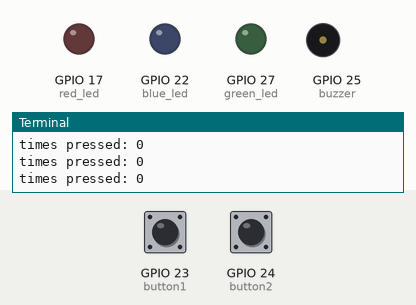
This program was run on a simulated Raspberry Pi (BCM pin numbers). Shown: output pins drawn as LEDs (lit = HIGH), buzzer (waves = sounding, pin HIGH), the last lines printed to the terminal. Inputs (shaded band) come from the test bench; at power-on: GPIO 23 (button1) HIGH, GPIO 24 (button2) HIGH. The clock reads 2024-03-15 10:24:30 at power-on unless the program sets it.

Above: at 1.2 s.
1.3 s: GPIO 23 (button1) pulled LOW for 0.15 s
At 1.9 s:
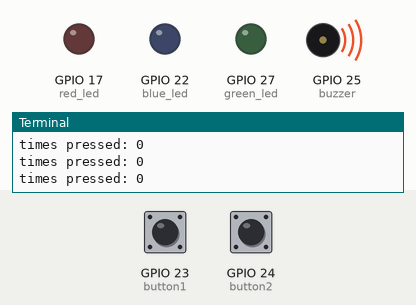
3.6 s: GPIO 24 (button2) pulled LOW for 0.15 s
6.7 s: GPIO 24 (button2) pulled LOW for 1 s
At 10.3 s:
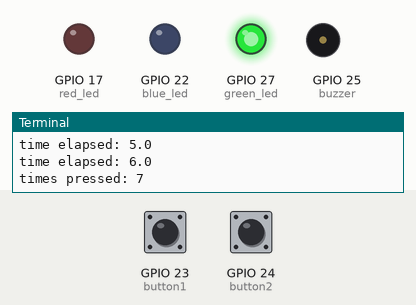
13.7 s: GPIO 23 (button1) pulled LOW for 3.2 s
At 18.0 s:
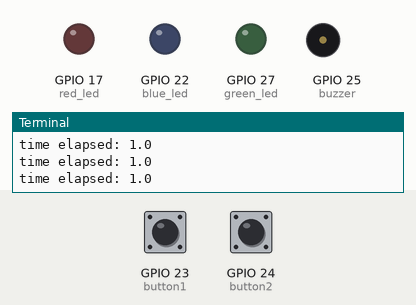
18.4 s: GPIO 24 (button2) pulled LOW for 3.2 s
At 23.3 s:
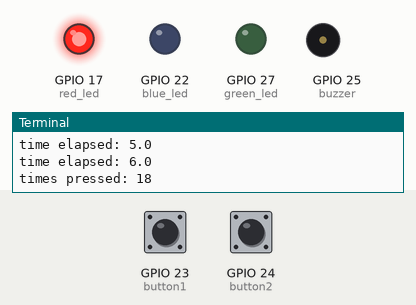
Timing chart, 0 to 25.6 s (numbered marks = the images above; inputs shaded):
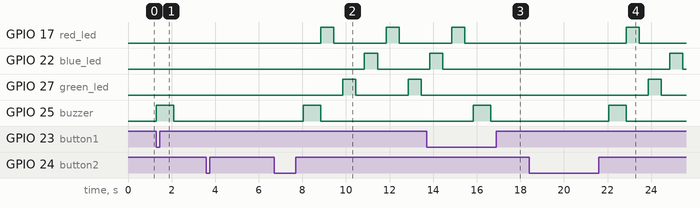

The program:

Midterm.py
```python
import RPi.GPIO as GPIO
from time import sleep
from datetime import datetime


red_led = 17
green_led = 27
blue_led = 22
buzzer = 25
button1 = 23
button2 = 24

GPIO.setwarnings(False)
GPIO.setmode(GPIO.BCM)

GPIO.setup(red_led, GPIO.OUT)
GPIO.setup(green_led, GPIO.OUT)
GPIO.setup(blue_led, GPIO.OUT)

GPIO.setup(button1, GPIO.IN, pull_up_down=GPIO.PUD_UP)
GPIO.setup(button2, GPIO.IN, pull_up_down=GPIO.PUD_UP)

GPIO.setup(buzzer, GPIO.OUT)


lights = [red_led, green_led, blue_led]
while True:
    times_pressed = 0
    timing = 0
    if GPIO.input(button1):
        GPIO.output(buzzer, GPIO.LOW)
    else:
        GPIO.output(buzzer, GPIO.HIGH)
        sleep(.8)
        GPIO.output(buzzer, GPIO.LOW)

        initial_time = float(datetime.now().time().strftime('%S'))
        end_time = float(datetime.now().time().strftime('%S'))
        time_elapsed = 0
        while True:
            if GPIO.input(button2):
                pass
            else:
                times_pressed += 1
            end_time = float(datetime.now().time().strftime('%S'))
            time_elapsed = (end_time-initial_time)
            print(f'time elapsed: {time_elapsed}')
            if time_elapsed > 5:
                time_elapsed = 0
                break
            sleep(.18)

        GPIO.output(buzzer, GPIO.HIGH)
        sleep(.8)
        GPIO.output(buzzer, GPIO.LOW)

    light = 0
    print(f'times pressed: {times_pressed}')
    for _ in range(times_pressed):
        if light > 2:
            light = 0
        GPIO.output(lights[light], GPIO.HIGH)
        sleep(.6)
        GPIO.output(lights[light], GPIO.LOW)
        sleep(.4)
        light += 1


GPIO.cleaup()
```

Measured:
- after the input at 1.3 s, GPIO 25 (buzzer): LOW → HIGH at once, → LOW 0.80 s later
- after the input at 6.7 s, GPIO 22 (blue_led): LOW → HIGH after 4.1 s, → LOW 0.60 s later; GPIO 27 (green_led): alternates HIGH for 0.60 s and LOW for 2.4 s, starting after 3.1 s
- after the input at 13.7 s, GPIO 25 (buzzer): LOW → HIGH after 2.1 s, → LOW 0.80 s later
- after the input at 18.4 s, GPIO 17 (red_led): LOW → HIGH after 4.5 s, → LOW 0.60 s later; GPIO 22 (blue_led): LOW → HIGH after 6.5 s, → LOW 0.60 s later; GPIO 27 (green_led): LOW → HIGH after 5.5 s, → LOW 0.60 s later
- by itself, GPIO 17 (red_led): alternates HIGH for 0.60 s and LOW for 2.4 s
